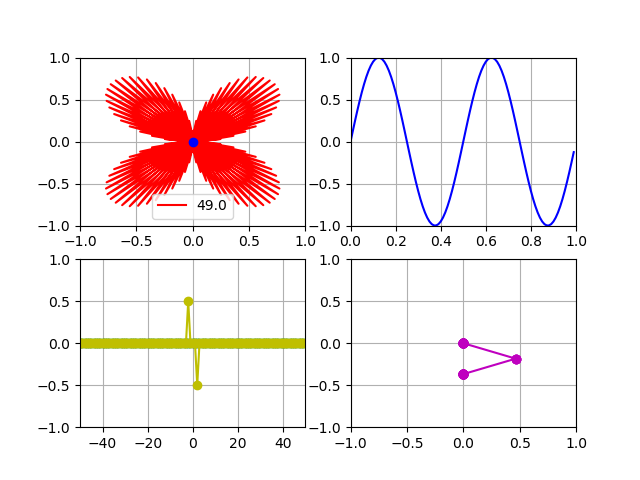

This chart was generated by the following Python code:
import numpy as np
import matplotlib.pyplot as plt
from matplotlib.animation import FuncAnimation
#--------------------------------------
fig        = plt.figure()
fs         = 100
N          = 100
#--------------------------------------
circleAxe  = fig.add_subplot(2,2,1)
circleLn,massLn,  = plt.plot([],[],'r-',[],[],'bo')
circleAxe.grid(True)
circleAxe.set_xlim(-1,1)
circleAxe.set_ylim(-1,1)
circleFrec = np.arange(-fs/2,fs/2,fs/N)
circleLn.set_label(circleFrec[0])
circleLg=circleAxe.legend()
circleData = []
mass       = 0
frecIter   = 0
def circle(f,n):
    return np.exp(-1j*2*np.pi*f*n*1/fs)
def circleInv(f,n,c):
    return c*np.exp(-1j*2*np.pi*f*n*1/fs)
#--------------------------------------
signalAxe  = fig.add_subplot(2,2,2)
signalLn,  = plt.plot([],[],'b-')
signalAxe.grid(True)
signalAxe.set_xlim(0,N/fs)
signalAxe.set_ylim(-1,1)
signalFrec = 2
signalData=[]
def signal(f,n):
    return np.sin(2*np.pi*f*n*1/fs)
#--------------------------------------
promAxe  = fig.add_subplot(2,2,3)
promRLn,promILn,  = plt.plot([],[],'g-o',[],[],'y-o')
promAxe.grid(True)
promAxe.set_xlim(-fs/2,fs/2)
promAxe.set_ylim(-1,1)
promData=np.zeros(N,dtype=complex)
#--------------------------------------
inversaAxe         = fig.add_subplot(2,2,4)
inversaLn, = plt.plot([],[],'m-o')
inversaAxe.grid(True)
inversaAxe.set_xlim(-1,1)
inversaAxe.set_ylim(-1,1)
inversaData = []
vectorData  = []
#--------------------------------------
tData=np.arange(0,N/fs,1/fs)

def init():
    return circleLn,circleLg,signalLn,massLn,promRLn,promILn,inversaLn

def updateF(n):
    global promData,fData,vectorData,frecIter
    if aniT.repeat==True:
        return inversaLn,
    vectorData=[0]
    for f in range(N):
        vectorData.append(vectorData[-1]+circleInv(circleFrec[f],frecIter,promData[f]))
    inversaLn.set_data(np.imag(vectorData),np.real(vectorData))
    frecIter+=1
    if frecIter==N:
        frecIter=0
    return inversaLn,

def updateT(nn):
    global circleData,signalData,promData,frecIter,circleFrec,circleLg

    circleData = []
    signalData = []
    for n in range(N):
        circleData.append(circle(circleFrec[frecIter],n)*signal(signalFrec,n))
        mass=np.average(circleData)
        signalData.append(signal(signalFrec,n))
        promData[frecIter]=mass
    massLn.set_data(np.real(mass),
                    np.imag(mass))
    circleLn.set_data(np.real(circleData),
                      np.imag(circleData))
    signalLn.set_data(tData[:n+1],signalData)
    promRLn.set_data(circleFrec[:frecIter+1],np.real(promData[:frecIter+1]))
    promILn.set_data(circleFrec[:frecIter+1],np.imag(promData[:frecIter+1]))
    circleLn.set_label(circleFrec[frecIter])
    circleLg=circleAxe.legend()

    if frecIter == N-1:
        aniT.repeat=False
    else:
        frecIter+=1
    return circleLn,circleLg,signalLn,massLn,promRLn,promILn,

aniT=FuncAnimation(fig,updateT,N,init,interval=10  ,blit=True,repeat=True)
aniF=FuncAnimation(fig,updateF,N,init,interval=30 ,blit=True,repeat=True)
plt.show()
